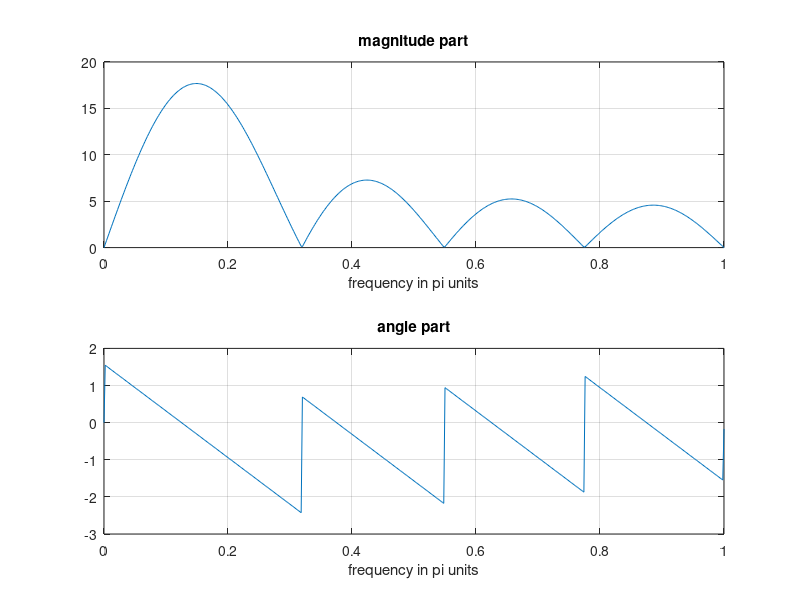

Recreate this plot in MATLAB.
function[x]=e2()
n=0:8;x=[4:-1:-4];
k=0:500;w=(pi/500)*k;
X=x*(exp(-j*pi/500)).^(n'*k);
magX=abs(X);angX=angle(X);
subplot(2,1,1);plot(k/500,magX);grid
xlabel('frequency in pi units');title('magnitude part')
subplot(2,1,2);plot(k/500,angX);grid
xlabel('frequency in pi units');title('angle part')